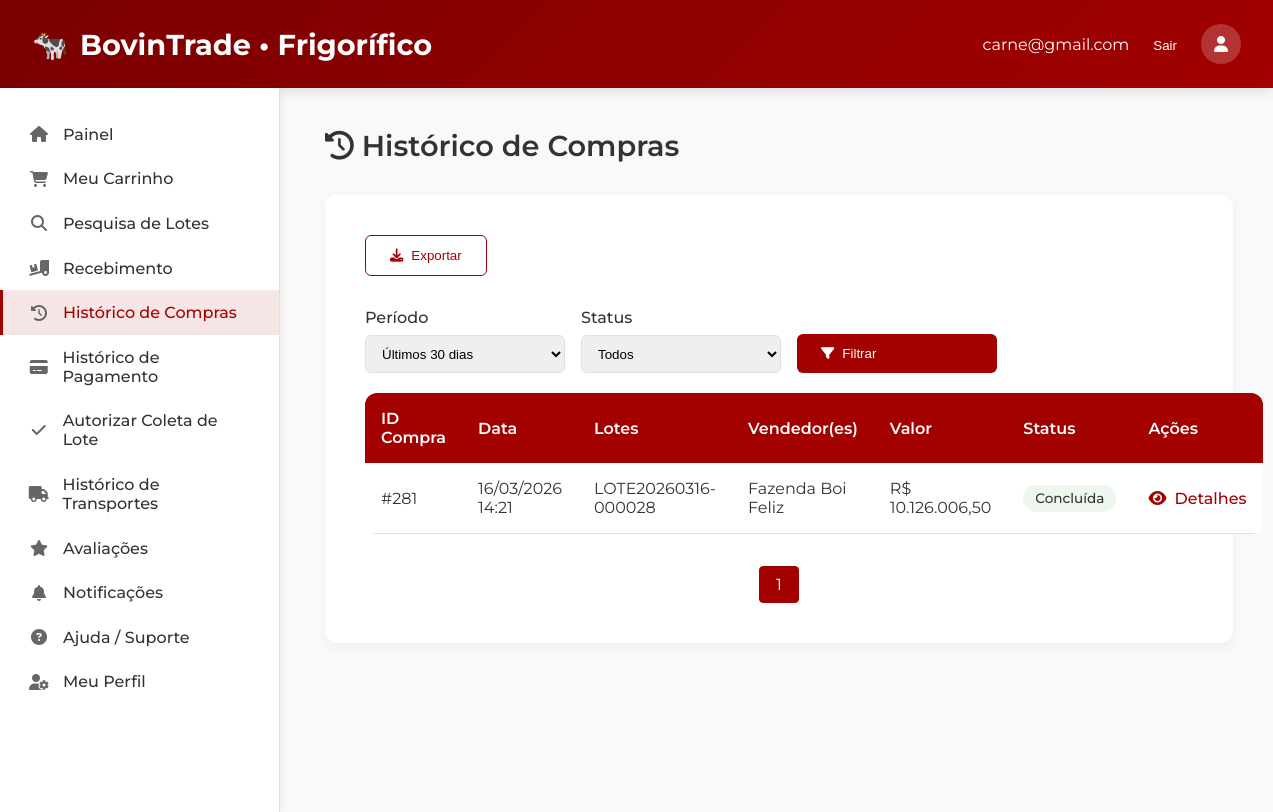
The page /10-historico-compras.php (signed in) on the database its author committed.
### tables this page shows
CREATE TABLE `pedidos` (
  `id` bigint(20) UNSIGNED NOT NULL,
  `frigorifico_id` bigint(20) UNSIGNED NOT NULL,
  `status` enum('CRIADO','AGUARDANDO_PAGAMENTO','PAGO','CANCELADO') NOT NULL DEFAULT 'CRIADO',
  `total_itens` decimal(12,2) NOT NULL DEFAULT 0.00,
  `desconto` decimal(12,2) NOT NULL DEFAULT 0.00,
  `frete` decimal(12,2) NOT NULL DEFAULT 0.00,
  `total_pedido` decimal(12,2) NOT NULL DEFAULT 0.00,
  `nf_url` varchar(500) DEFAULT NULL,
  `created_at` timestamp NOT NULL DEFAULT current_timestamp(),
  `updated_at` timestamp NOT NULL DEFAULT current_timestamp() ON UPDATE current_timestamp(),
  `pago_em` datetime DEFAULT NULL,
  `cancelado_em` datetime DEFAULT NULL,
  `status_transporte` varchar(50) DEFAULT 'pendente'
);

### 10-historico-compras.php (the view, shortened to what this page needs)
<?php
$current_page = basename($_SERVER['PHP_SELF']);
$u = $_SESSION['usuario'];
$email = htmlspecialchars($u['email'] ?? '');
require 'conexao.php';
function e($s){ return htmlspecialchars((string)$s, ENT_QUOTES|ENT_SUBSTITUTE, 'UTF-8'); }
function brl($v){ return 'R$ ' . number_format((float)$v, 2, ',', '.'); }
function dtbr($ts){ return date('d/m/Y H:i', strtotime($ts)); }
function status_label_class($s){
  switch ($s) {
    case 'PAGO': return ['Concluída', 'status-completed'];
  }
}
$periodo = $_GET['periodo'] ?? '30';
$status  = $_GET['status']  ?? 'todos';
$ini     = $_GET['ini']     ?? '';
$fim     = $_GET['fim']     ?? '';
$page    = max(1, (int)($_GET['page'] ?? 1));
$limit   = 20;
$offset  = ($page - 1) * $limit;
$where = "p.frigorifico_id = ?";
$params = [(int)$u['id']];
$types  = "i";
if ($periodo === '30') {
  $where .= " AND p.created_at >= DATE_SUB(NOW(), INTERVAL 30 DAY)";
} elseif ($periodo === '90') {
  $where .= " AND p.created_at >= DATE_SUB(NOW(), INTERVAL 90 DAY)";
} elseif ($periodo === 'ano') {
  $where .= " AND YEAR(p.created_at) = YEAR(NOW())";
} elseif ($periodo === 'custom' && $ini && $fim) {
  $where .= " AND DATE(p.created_at) BETWEEN ? AND ?";
  $params[] = $ini; $types .= 's';
  $params[] = $fim; $types .= 's';
}
$sql_count = "
  SELECT COUNT(*) AS total
  FROM (
    SELECT p.id
    FROM pedidos p
    JOIN pedido_itens pi ON pi.pedido_id = p.id
    WHERE $where
    GROUP BY p.id
  ) t
";
$stmt = $conn->prepare($sql_count);
$stmt->bind_param($types, ...$params);
$stmt->execute();
$total_rows = (int)$stmt->get_result()->fetch_assoc()['total'];
$total_pages = max(1, (int)ceil($total_rows / $limit));
$sql = "
  SELECT p.id, p.created_at, p.total_pedido, p.status,
         COUNT(pi.id) AS itens_count,
         GROUP_CONCAT(DISTINCT pi.codigo_lote ORDER BY pi.id SEPARATOR ', ') AS codigos,
         GROUP_CONCAT(DISTINCT u.nome_razao ORDER BY u.nome_razao SEPARATOR ' | ') AS fazendas
  FROM pedidos p
  JOIN pedido_itens pi ON pi.pedido_id = p.id
  JOIN usuarios u ON u.id = pi.fazenda_id
  WHERE $where
  GROUP BY p.id
  ORDER BY p.id DESC
  LIMIT ? OFFSET ?
";
$params_paged = $params;
$types_paged  = $types . "ii";
$params_paged[] = $limit; $params_paged[] = $offset;
$stmt = $conn->prepare($sql);
$stmt->bind_param($types_paged, ...$params_paged);
$stmt->execute();
$rows = $stmt->get_result()->fetch_all(MYSQLI_ASSOC);
?>
<!DOCTYPE html>
<html lang="pt-br">
<head>
  <link rel="stylesheet" href="https://cdnjs.cloudflare.com/ajax/libs/font-awesome/6.4.0/css/all.min.css">
</head>
<body>
<header>
  <div style="display: flex; align-items: center; gap: 1rem;">
    <div class="logo">
      🐄
      <span>BovinTrade • Frigorífico</span>
    </div>
  </div>
  <div class="user-menu">
    <span><?php echo $email; ?></span>
    <form action="logout.php" method="post" style="display:inline;">
      <button type="submit" style="background:none; border:none; color:white; cursor:pointer;">Sair</button>
    </form>
    <div class="user-avatar"><i class="fas fa-user"></i></div>
  </div>
</header>
<div class="container">
  <aside class="sidebar">
   <ul class="sidebar-menu">
  <a href="07-painel-frigorifico.php"
     class="menu-item <?= $current_page === '07-painel-frigorifico.php' ? 'active' : '' ?>">
     <i class="fas fa-home"></i><span>Painel</span>
  </a>
  <a href="meu-carrinho.php"
     class="menu-item <?= $current_page === 'meu-carrinho.php' ? 'active' : '' ?>">
     <i class="fas fa-shopping-cart"></i><span>Meu Carrinho</span>
  </a>
  <a href="pesquisa-lotes.php"
     class="menu-item <?= $current_page === 'pesquisa-lotes.php' ? 'active' : '' ?>">
     <i class="fas fa-search"></i><span>Pesquisa de Lotes</span>
  </a>
  <a href="09-recebimento-lotes.php"
     class="menu-item <?= $current_page === '09-recebimento-lotes.php' ? 'active' : '' ?>">
     <i class="fas fa-truck-loading"></i><span>Recebimento</span>
  </a>
  <a href="10-historico-compras.php"
     class="menu-item <?= $current_page === '10-historico-compras.php' ? 'active' : '' ?>">
     <i class="fas fa-history"></i><span>Histórico de Compras</span>
  </a>
  <a href="11-historico-pagamentos.php"
     class="menu-item <?= $current_page === '11-historico-pagamentos.php' ? 'active' : '' ?>">
     <i class="fas fa-credit-card"></i><span>Histórico de Pagamento</span>
  </a>
 <a href="autorizar-coleta-frig.php"
     class="menu-item <?= $current_page === 'autorizar-coleta-frig.php' ? 'active' : '' ?>">
     <i class="fas fa-check"></i><span>Autorizar Coleta de Lote</span>
  </a>
  <a href="historico-transporte-frig.php"
     class="menu-item <?= $current_page === 'historico-transporte-frig.php' ? 'active' : '' ?>">
     <i class="fas fa-truck"></i><span>Histórico de Transportes</span>
  </a>
  <a href="12-avaliacoes.php"
     class="menu-item <?= $current_page === '12-avaliacoes.php' ? 'active' : '' ?>">
     <i class="fas fa-star"></i><span>Avaliações</span>
  </a>
  <a href="notificacoes-frigorifico.php"
     class="menu-item <?= $current_page === 'notificacoes-frigorifico.php' ? 'active' : '' ?>">
     <i class="fas fa-bell"></i><span>Notificações</span>
  </a>
  <a href="17-ajuda.php"
     class="menu-item <?= $current_page === '17-ajuda.php' ? 'active' : '' ?>">
     <i class="fas fa-question-circle"></i><span>Ajuda / Suporte</span>
  </a>
  <a href="meu-perfil-frigorifico.php"
     class="menu-item <?= $current_page === 'meu-perfil-frigorifico.php' ? 'active' : '' ?>">
     <i class="fas fa-user-cog"></i><span>Meu Perfil</span>
  </a>
</ul>
  </aside>
  <main class="main">
    <div class="dashboard-header">
      <h1 class="dashboard-title"><i class="fas fa-history"></i> Histórico de Compras</h1>
    </div>
    <div class="history-container">
      <div class="history-header">
        <div class="dashboard-actions">
          <form method="get" style="display:inline">
            <button class="btn btn-outline" name="export" value="csv"><i class="fas fa-download"></i> Exportar</button>
          </form>
        </div>
      </div>
      <form class="filters" method="get">
        <div class="filter-group">
          <label>Período</label>
          <select name="periodo" onchange="toggleCustom(this.value)">
            <option value="30"  <?= $periodo==='30'?'selected':'' ?>>Últimos 30 dias</option>
          </select>
        </div>
        <div class="filter-group">
          <label>Status</label>
          <select name="status">
            <option value="todos" <?= $status==='todos'?'selected':'' ?>>Todos</option>
          </select>
        </div>
        <div class="filter-group" style="align-self:end">
          <button class="btn btn-primary"><i class="fas fa-filter"></i> Filtrar</button>
        </div>
      </form>
      <table class="purchases-table">
        <thead>
          <tr>
            <th>ID Compra</th>
            <th>Data</th>
            <th>Lotes</th>
            <th>Vendedor(es)</th>
            <th>Valor</th>
            <th>Status</th>
            <th>Ações</th>
          </tr>
        </thead>
        <tbody>
        <?php if (!$rows): ?>
          <tr><td colspan="7">Nenhuma compra encontrada.</td></tr>
        <?php else: foreach ($rows as $r):
          [$label,$cls] = status_label_class($r['status']);
        ?>
          <tr>
            <td>#<?= (int)$r['id'] ?></td>
            <td><?= e(dtbr($r['created_at'])) ?></td>
            <td><?= e($r['codigos'] ?: "{$r['itens_count']} lote(s)") ?></td>
            <td><?= e($r['fazendas']) ?></td>
            <td><?= brl($r['total_pedido']) ?></td>
            <td><span class="status-badge <?= e($cls) ?>"><?= e($label) ?></span></td>
            <td>
              <a href="#" class="view-details" data-id="<?= (int)$r['id'] ?>">
                <i class="fas fa-eye"></i> Detalhes
              </a>
            </td>
          </tr>
        <?php endforeach; endif; ?>
        </tbody>
      </table>
      <div class="pagination">
        <?php for ($p=1;$p<=$total_pages;$p++):
          $q = $_GET; $q['page']=$p; $url = '?'.http_build_query($q);
        ?>
          <a class="page-item <?= $p===$page?'active':'' ?>" href="<?= e($url) ?>"><?= $p ?></a>
        <?php endfor; ?>
      </div>
    </div>
  </main>
</div>
</body>
</html>

### 10-historico-compras.php (style rules this page uses)
:root { --primary: #a30000; --primary-dark: #7a0000; --text: #333333; --text-light: #666666; --background: #ffffff; --border: #e0e0e0; }
* { margin:0; padding:0; box-sizing:border-box; }
body { font-family:'Montserrat',sans-serif; background:#f9f9f9; color:var(--text); overflow-x: hidden; }
header { background:linear-gradient(135deg,var(--primary-dark),var(--primary)); color:white; padding:1.5rem 2rem; display:flex; justify-content:space-between; align-items:center; box-shadow:0 4px 12px rgba(0,0,0,0.1); }
.logo { font-size:1.8rem; font-weight:700; display:flex; align-items:center; gap:0.75rem; }
.user-menu { display:flex; align-items:center; gap:1.5rem; }
.user-avatar { width:40px; height:40px; border-radius:50%; background-color:rgba(255,255,255,0.2); display:flex; align-items:center; justify-content:center; }
.container { display:flex; min-height:calc(100vh - 76px); width: 100%; }
.sidebar { width:280px; background:var(--background); border-right:1px solid var(--border); padding:1.5rem 0; box-shadow:2px 0 8px rgba(0,0,0,0.05); flex-shrink:0; transition: transform 0.3s ease; }
.sidebar-menu { list-style:none; }
.menu-item { padding:0.8rem 1.5rem; display:flex; align-items:center; gap:0.75rem; color:var(--text); text-decoration:none; font-weight:500; border-left:3px solid transparent; transition:0.2s; }
.menu-item i { width:24px; text-align:center; color:var(--text-light); }
.menu-item.active { background-color:rgba(163,0,0,0.1); color:var(--primary); border-left:3px solid var(--primary); }
.main { flex:1; padding:2.5rem; min-width:0; }
.dashboard-header { display:flex; justify-content:space-between; align-items:center; margin-bottom:2rem; }
.dashboard-title { font-size:1.8rem; font-weight:600; color:var(--text); }
.dashboard-actions { display:flex; gap:1rem; }
.btn { padding:0.75rem 1.5rem; border-radius:6px; font-weight:500; cursor:pointer; transition: all 0.2s; border:none; display:inline-flex; align-items:center; gap:0.5rem; }
.btn-primary { background-color: var(--primary); color:white; }
.btn-outline { background-color:transparent; color:var(--primary); border:1px solid var(--primary); }
.history-container { background: var(--background); border-radius: 12px; padding: 2.5rem; box-shadow: 0 4px 12px rgba(0,0,0,.05); }
.history-header { display: flex; justify-content: space-between; align-items: center; margin-bottom: 2rem; }
.filters { display: flex; gap: 1rem; margin-bottom: 1.25rem; flex-wrap: wrap; }
.filter-group { display: flex; flex-direction: column; min-width: 200px; }
.filter-group label { margin-bottom: 0.5rem; font-weight: 500; color: var(--text); }
.filter-group select, .filter-group input[type="date"] { padding: .6rem .75rem; border: 1px solid var(--border); border-radius: 6px; }
.purchases-table { width: 100%; border-collapse: collapse; margin-top: 1rem; background: var(--background); border-radius: 12px; overflow: hidden; }
.purchases-table th { background-color: var(--primary); color: white; padding: 1rem; text-align: left; font-weight: 600; }
.purchases-table td { padding: 1rem; border-bottom: 1px solid var(--border); }
.status-badge { padding: .35rem .75rem; border-radius: 20px; font-size: .85rem; font-weight: 500; display: inline-block; }
.status-completed { background: rgba(76,175,80,0.1); color: var(--success); }
.view-details { color: var(--primary); text-decoration: none; font-weight: 500; display: flex; align-items: center; gap: .5rem; }
.pagination { display: flex; justify-content: center; margin-top: 2rem; gap: .5rem; }
.page-item { padding: .5rem 1rem; border: 1px solid var(--border); border-radius: 4px; cursor: pointer; background: #fff; text-decoration: none; color: var(--text); }
.page-item.active { background-color: var(--primary); color: white; border-color: var(--primary); }

### rows shown on the page
pedidos: id "281", created_at "16/03/2026 14:21", itens_count "LOTE20260316-000028", fazendas "Fazenda Boi Feliz", total_pedido "R$ 10.126.006,50", label "Concluída"

### other values the page prints
$email "carne@gmail.com"
